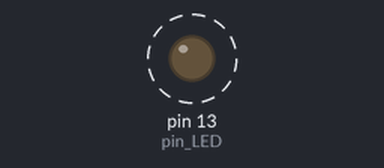
Simulated run of this sketch. Board: Arduino Uno, built with avr-gcc and run on an emulated ATmega328P. On the bench: output pins drawn as LEDs (lit = HIGH). Dashed ring = blinking. What the sketch prints to the serial monitor is not drawn.

Above: at 0.5 s.
Timing chart, 0 to 4.6 s (numbered marks = the images above):
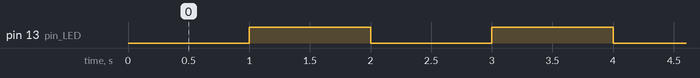

Measured:
- by itself, pin 13 (pin_LED): alternates HIGH for 1.0 s and LOW for 1.0 s

The sketch:

EX_17_01_2.ino
```cpp
int pin_LED = 13;
boolean state = false;
unsigned long time_previous = 0;

void setup() {
  Serial.begin(9600);
  pinMode(pin_LED, OUTPUT);
}

void loop() {
  unsigned long time_current = millis();

  if (time_current - time_previous >= 1000) {
    state = !state;
    digitalWrite(pin_LED, state);

    Serial.println(String("LED 점멸 간격은 ") + (time_current - time_previous) + "밀리초입니다.");
    time_previous = time_current;
  }
}
```
